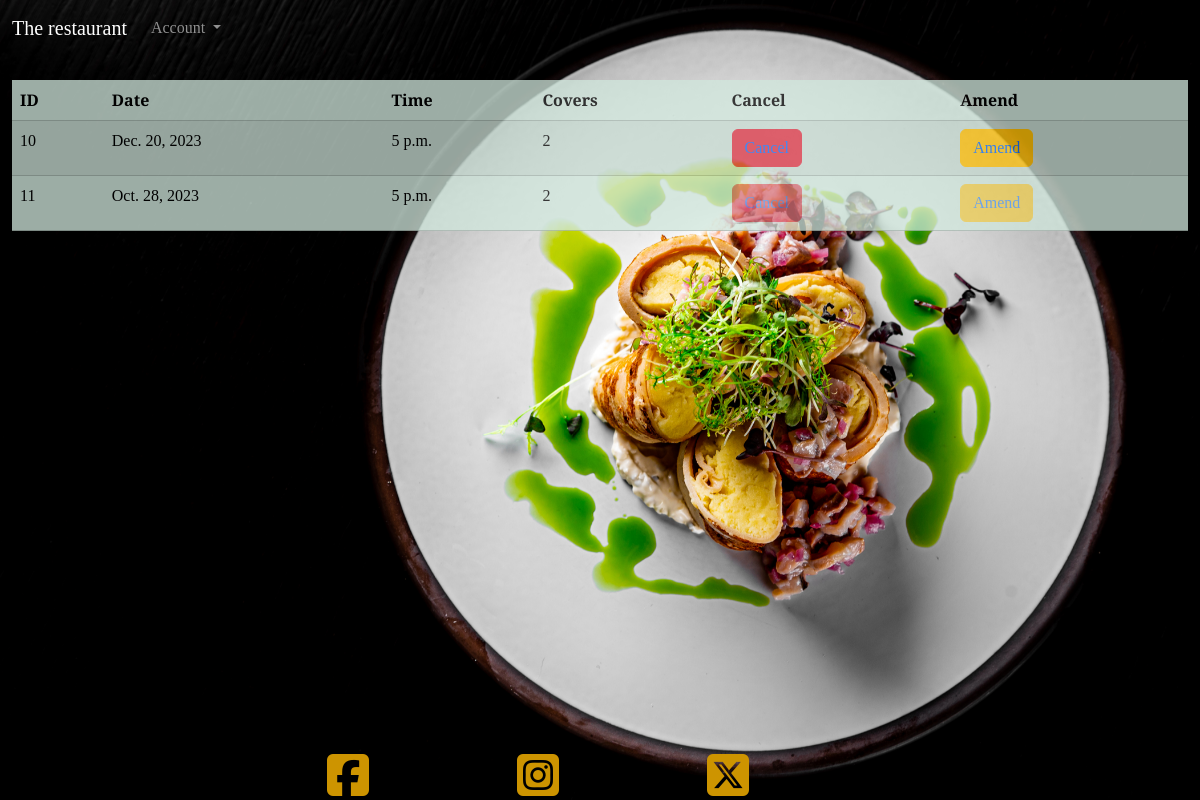
/viewbookings/ (signed in), run on the app's committed database.
### therestaurant/models.py (models this page shows)
class Reservation(models.Model):
    user = models.ForeignKey(User, on_delete=models.CASCADE, null=True)
    first_name = models.CharField(max_length=50, null=False, blank=False)
    last_name = models.CharField(max_length=50, null=False, blank=False)
    email = models.EmailField(null=False, blank=False)
    contact_number = models.IntegerField(null=False, blank=False)
    date = models.DateField(null=False, blank=False)
    time = models.TimeField(null=False, blank=False)
    covers = models.IntegerField(null=False, blank=False)
    table = models.ForeignKey(Table, on_delete=models.CASCADE, default=get_default_table)

### therestaurant/views.py (the view)
# urls.py: path('viewbookings/', get_bookings, name='get_bookings'),
def get_bookings(request):
    user_bookings = Reservation.objects.filter(user=request.user)
    today = date.today()
    return render(request, 'viewbooking/viewbookings.html', {'user_bookings': user_bookings, 'today': today})

### templates/viewbooking/viewbookings.html
{% extends "home/home.html" %}
{% block content %}
<div class="table-responsive">
    <table class="table table-success table-striped table-hover opacity-75">
        <thead>
            <tr>
                <th scope="col">ID</th>
                <th scope="col">Date</th>
                <th scope="col">Time</th>
                <th scope="col">Covers</th>
                <th scope="col">Cancel</th>
                <th scope="col">Amend</th>
        </tr>
        </thead>
        <tbody>
            {% for booking in user_bookings %}
            <tr>
                <td>{{ booking.id }}</th>
                <td>{{ booking.date }}</td>
                <td>{{ booking.time }}</td>
                <td>{{ booking.covers }}</td>
                {% if booking.date < today %}
                    <td><button class="btn btn-danger disabled"><a href="{% url 'cancel_booking' booking.id %}" class="text-decoration-none">Cancel</a></button></td>
                    <td><button class="btn btn-warning disabled"><a href="{% url 'amend_booking' booking.id %}" class="text-decoration-none">Amend</a></button></td>
                {% else %}
                    <td><button class="btn btn-danger"><a href="{% url 'cancel_booking' booking.id %}" class="text-decoration-none">Cancel</a></button></td>
                    <td><button class="btn btn-warning"><a href="{% url 'amend_booking' booking.id %}" class="text-decoration-none">Amend</a></button></td>
                {% endif %}
            </tr>
            {% endfor %}
        </tbody>
    </table>
</div>
{% endblock %}

### therestaurant/static/home/style.css (style rules this page uses)
body { color: #cd9400; font-family: 'Playfair Display', serif; }

### data on the page
Reservation: id "10", date "Dec. 20, 2023", time "5 p.m.", covers "2", shows "Amend"
Reservation: id "11", date "Oct. 28, 2023", time "5 p.m.", covers "2", shows "Cancel"
